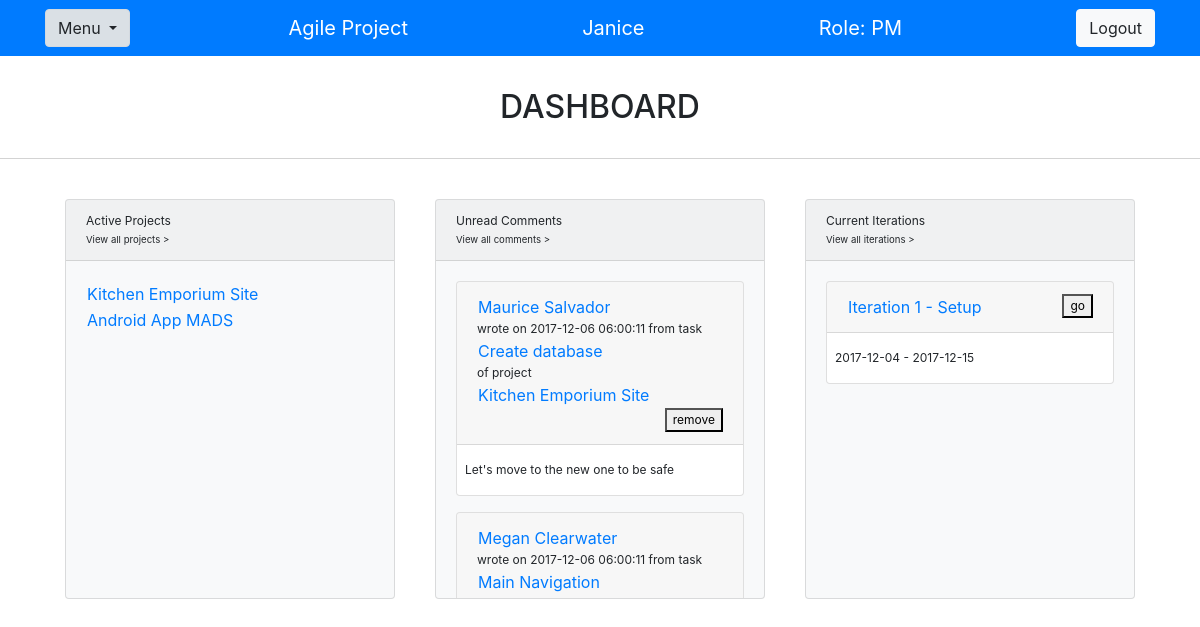
The page /php/ (signed in) on the database its author committed.
### tables this page shows
create table project (
	project_id smallint unsigned not null auto_increment,
	project_manager smallint unsigned not null,
	project_name varchar(30) not null,
	date_start date not null,
	date_due date not null,
	date_complete date,
	primary key (project_id),
	foreign key (project_manager) references project_manager(emp_id)
);

### php/service/dbconf.php (called while the page is built, shortened)
<?php
    function db_connect() {
        static $connection;
        if(!isset($connection)) {
            $root = $_SERVER['DOCUMENT_ROOT'];
            $config = parse_ini_file($root . '/../config.ini');
            $connection = mysqli_connect($config['DB_SERVER'], $config['DB_USERNAME'], $config['DB_PASSWORD'], $config['DB_DATABASE']);
        }
        return $connection;
    }
    function db_query($query) {
        $connection = db_connect();
        $result = mysqli_query($connection, $query);
        return $result;
    }

### php/service/queries.php (called while the page is built, shortened)
<?php
function get_projects($id) {
    $get_projects = <<<MARKER
        select project_id, project_name
        from project
        where project_manager=$id;
MARKER;
    return db_query($get_projects);
}
?>

### php/service/wrappers.php (the view, shortened to what this page needs)
<?php
    function get_employee_link($id, $name) {
        return "<form method=\"get\" action=\"/view/profile/\"><input type=\"hidden\" name=\"profile_id\" value=\"$id\"><input name=\"employee\" class=\"btn btn-link\" type=\"submit\" value=\"$name\"></form>";
        }
    function get_iteration_link($id, $name) {
        return "<button name=\"iteration\" class=\"btn btn-link\" type=\"submit\" value=\"$id\" form=\"iteration-form\">$name</button>";
    }
    function get_project_link($id, $name) {
        return "<form method=\"get\" action=\"/view/project/\"><input type=\"hidden\" name=\"project_id\" value=\"$id\"><input name=\"project\" class=\"btn btn-link\" type=\"submit\" value=\"$name\"></form>";
    }
    function get_task_link($id, $name) {
        return "<form method=\"get\" action=\"/view/task/\"><input type=\"hidden\" name=\"task_id\" value=\"$id\"><input name=\"task\" class=\"btn btn-link\" type=\"submit\" value=\"$name\"></form>";
    }
    function display_card_with_header($header, $body) {
        echo "<div class='card mb-3 comment-card'><div class='card-header'>";
        echo $header;
        echo "</div><div class='card-body'>";
        echo $body;
        echo "</div></div>";
    }
?>

### php/template/header.php (shortened to what this page needs)
<!doctype html>
<html lang="en">
  	<head>
		<link rel="stylesheet" href="https://maxcdn.bootstrapcdn.com/bootstrap/4.0.0-beta.2/css/bootstrap.min.css">
        <link rel="stylesheet" type="text/css" href="/css/main.css">
  	</head>
	<body>
        <nav class="navbar navbar-dark bg-primary">
            <div class="container justify-content-between">
                <div class="dropdown show">
                    <a class="btn btn-light dropdown-toggle" href="#" role="button" id="mainDropdownMenu" data-toggle="dropdown" aria-haspopup="true" aria-expanded="false">
                        Menu
                    </a>
                </div>
                <a class="navbar-brand" href="/">Agile Project</a>
                <a class="navbar-brand" href="/view/profile"><?php display_name() ?></a>
                <a class="navbar-brand" href="#"><?php display_role() ?></a>
                <a class="btn btn-light" href="/service/logout.php">Logout</a>
            </div>
        </nav>
        <div>
            <h1><?php echo $_SESSION['page']; ?></h1>
        </div>
<?php
function display_name() {
    if (isset($_SESSION['e_name'])) {
        echo ($_SESSION['e_name']);
    }
}
function display_role() {
    if (isset($_SESSION['e_role'])) {
        echo ('Role: ' . $_SESSION['e_role']);
    }
}
?>

### php/index.php (shortened to what this page needs)
<?php require('service/session.php');?>
<?php require('template/header.php');?>
<?php require('dashboard.php');?>
<head><title>PA - Dashboard</title></head>
<div class="container">
	<div class="dashboard">
        <div class="module-wrap" id="projects">
            <div class="card bg-light mb-3">
                <div class="card-header">
                    Active Projects
                    <p><small><a>View all projects ></a></small></p>
                </div>
                <div class="card-body card-scrollable">
                    <?php listActiveUserProjects($e_id); ?>
                </div>
            </div>
        </div>
        <div class="module-wrap" id="">
            <div class="card bg-light mb-3">
                <div class="card-header">
                    Unread Comments
                    <p><small><a>View all comments ></a></small></p>
                </div>
                <div class="card-body card-scrollable">
                    <?php listUnreadComments($e_id); ?>
                </div>
            </div>
        </div>
        <div class="module-wrap" id="">
            <div class="card bg-light mb-3">
                <div class="card-header">
                    Current Iterations
                    <p><small><a>View all iterations ></a></small></p>
                </div>
                <div class="card-body card-scrollable">
                    <?php listIterations($e_id); ?>
                </div>
            </div>
        </div>
    </div>
</div>
<?php include('template/footer.php');?>

### php/dashboard.php (shortened to what this page needs)
<?php
require("service/wrappers.php");
require("service/queries.php");
function listActiveUserProjects($id) {
    $projects = get_projects($id);
    echo "<ul>";
    while ($project = mysqli_fetch_array($projects)) {
        echo get_project_link($project['project_id'], $project['project_name']);
    }
    echo "</ul>";
}
function listUnreadComments($id) {
    $get_unread_comments = "select * from unread_comment_detail where emp_id = '" . $id . "'";
    $result = db_query($get_unread_comments);
    while ($comment = mysqli_fetch_array($result)) {
        $comment_read_pk = $comment['emp_id'] . " " . $comment['comment_id'];
        $header =  get_employee_link($comment['author_id'], $comment['author'])
                    . " wrote on ". $comment['date_created']
                    . " from task "
                    . get_task_link($comment['task_id'], $comment['task_name'])
                    . " of project "
                    . get_project_link($comment['project_id'], $comment['project_name'])
                    . "<button id=\"$comment_read_pk\" onClick=\"remove_comment(this.id)\" style=\"float: right;\">remove</button>";
        $body = $comment['comment_text'];
        display_card_with_header($header, $body);
    }
}
function listIterations($id) {
    $get_iterations_query = <<<MARKER
    SELECT DISTINCT project_id, iteration_id, iteration_name, date_start, date_end, project_manager, project_name
    FROM employee_active_iterations
    WHERE project_manager = "$id" OR developer_emp_id = "$id";
MARKER;
    $result = db_query($get_iterations_query);
    while($iteration = mysqli_fetch_array($result)){
        $iteration_pk = $iteration['iteration_id'];
        $header = get_iteration_link($iteration['iteration_id'], $iteration['iteration_name'])
                . "<button id=\"$iteration_pk\" onClick=\"iteration_button_onclick(this.id)\" style=\"float: right;\">go</button>";
    }
}
?>

### php/template/footer.php (shortened to what this page needs)
  </body>
</html>

### php/css/main.css (style rules this page uses)
.card-scrollable { overflow-y: auto; }
.dashboard { margin: 20px 0 0 0; display: flex; justify-content: space-between; align-items: flex-start; min-height: 450px; flex-wrap: wrap; }
.module-wrap { flex: 1 0 33%; height:400px; margin-bottom: 20px; }
.dashboard>.module-wrap>.card { height: 400px; }
.card-header p { margin: 0; }
.card-body ul { list-style: none; padding: 0; margin: 0; }
.card-body .btn-link { padding: 0 0; }
.dashboard>.module-wrap>.card { margin: 20px; font-size: .75em; }
.comment-card .card-body { padding: 1rem .5rem; }
.dashboard>.module-wrap>.card { font-size: .75em; }
h1 { text-align: center; font-size: 2em; margin-top: 0px; margin-bottom: 1px; border-bottom: thin solid; border-color: lightgray; padding-top: 1em; padding-bottom: 1em; }

### rows shown on the page
project: project "Kitchen Emporium Site", $id 1 (drawn), name "Iteration 1 - Setup"
project: project "Android App MADS"

### other values the page prints
$_SESSION['e_name'] "Janice"
$_SESSION['e_role'] "PM"
$_SESSION['page'] "DASHBOARD"
$comment['date_created'] "2017-12-06 06:00:11"
$body "Let's move to the new one to be safe"
